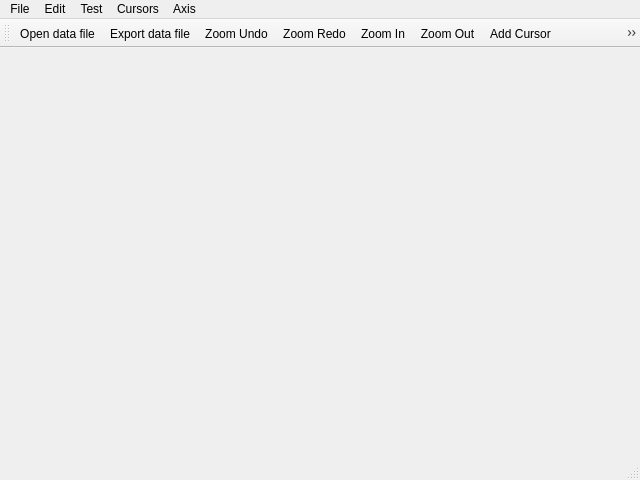
<?xml version="1.0" encoding="UTF-8"?>
<ui version="4.0">
 <class>MWPlot</class>
 <widget class="QMainWindow" name="MWPlot">
  <property name="geometry">
   <rect>
    <x>0</x>
    <y>0</y>
    <width>640</width>
    <height>480</height>
   </rect>
  </property>
  <property name="windowTitle">
   <string>MainWindow</string>
  </property>
  <widget class="WPlot" name="wplot"/>
  <widget class="QMenuBar" name="menubar">
   <property name="geometry">
    <rect>
     <x>0</x>
     <y>0</y>
     <width>640</width>
     <height>24</height>
    </rect>
   </property>
   <widget class="QMenu" name="menuFile">
    <property name="title">
     <string>File</string>
    </property>
    <addaction name="actionOpen_data_file"/>
    <addaction name="actionExport_data_file"/>
   </widget>
   <widget class="QMenu" name="menuEdit">
    <property name="title">
     <string>Edit</string>
    </property>
    <addaction name="actionZoom_Undo"/>
    <addaction name="actionZoom_Redo"/>
    <addaction name="actionZoom_In"/>
    <addaction name="actionZoom_Out"/>
   </widget>
   <widget class="QMenu" name="menuTest">
    <property name="title">
     <string>Test</string>
    </property>
    <addaction name="actionTest"/>
   </widget>
   <widget class="QMenu" name="menuCursors">
    <property name="title">
     <string>Cursors</string>
    </property>
    <addaction name="actionAdd"/>
    <addaction name="actionInfo_data"/>
   </widget>
   <widget class="QMenu" name="menuAxis">
    <property name="title">
     <string>Axis</string>
    </property>
    <addaction name="actionBottom_Left"/>
    <addaction name="actionTop_Right"/>
    <addaction name="separator"/>
    <addaction name="actionBottom"/>
    <addaction name="actionLeft"/>
    <addaction name="actionTop"/>
    <addaction name="actionRight"/>
   </widget>
   <addaction name="menuFile"/>
   <addaction name="menuEdit"/>
   <addaction name="menuTest"/>
   <addaction name="menuCursors"/>
   <addaction name="menuAxis"/>
  </widget>
  <widget class="QStatusBar" name="statusbar"/>
  <widget class="QToolBar" name="toolBar">
   <property name="windowTitle">
    <string>toolBar</string>
   </property>
   <attribute name="toolBarArea">
    <enum>TopToolBarArea</enum>
   </attribute>
   <attribute name="toolBarBreak">
    <bool>false</bool>
   </attribute>
   <addaction name="actionOpen_data_file"/>
   <addaction name="actionExport_data_file"/>
   <addaction name="actionZoom_Undo"/>
   <addaction name="actionZoom_Redo"/>
   <addaction name="actionZoom_In"/>
   <addaction name="actionZoom_Out"/>
   <addaction name="actionAdd"/>
   <addaction name="actionInfo_data"/>
   <addaction name="actionBottom_Left"/>
   <addaction name="actionTop_Right"/>
   <addaction name="actionTest"/>
  </widget>
  <action name="actionOpen_data_file">
   <property name="icon">
    <iconset resource="resource.qrc">
     <normaloff>:/png/open.png</normaloff>:/png/open.png</iconset>
   </property>
   <property name="text">
    <string>Open data file </string>
   </property>
   <property name="shortcut">
    <string>Ctrl+O</string>
   </property>
  </action>
  <action name="actionExport_data_file">
   <property name="icon">
    <iconset resource="resource.qrc">
     <normaloff>:/png/save.png</normaloff>:/png/save.png</iconset>
   </property>
   <property name="text">
    <string>Export data file</string>
   </property>
   <property name="shortcut">
    <string>Ctrl+S</string>
   </property>
  </action>
  <action name="actionZoom_Undo">
   <property name="icon">
    <iconset resource="resource.qrc">
     <normaloff>:/png/undo.png</normaloff>:/png/undo.png</iconset>
   </property>
   <property name="text">
    <string>Zoom Undo</string>
   </property>
   <property name="shortcut">
    <string>Ctrl+Z</string>
   </property>
  </action>
  <action name="actionZoom_Redo">
   <property name="icon">
    <iconset resource="resource.qrc">
     <normaloff>:/png/redo.png</normaloff>:/png/redo.png</iconset>
   </property>
   <property name="text">
    <string>Zoom Redo</string>
   </property>
   <property name="shortcut">
    <string>Ctrl+Shift+Z</string>
   </property>
  </action>
  <action name="actionTest">
   <property name="icon">
    <iconset resource="resource.qrc">
     <normaloff>:/png/question.png</normaloff>:/png/question.png</iconset>
   </property>
   <property name="text">
    <string>Test</string>
   </property>
  </action>
  <action name="actionAdd">
   <property name="icon">
    <iconset resource="resource.qrc">
     <normaloff>:/png/add.png</normaloff>:/png/add.png</iconset>
   </property>
   <property name="text">
    <string>Add Cursor</string>
   </property>
  </action>
  <action name="actionInfo_data">
   <property name="checkable">
    <bool>true</bool>
   </property>
   <property name="icon">
    <iconset resource="resource.qrc">
     <normaloff>:/png/cursorInfo.png</normaloff>:/png/cursorInfo.png</iconset>
   </property>
   <property name="text">
    <string>Data Values</string>
   </property>
   <property name="toolTip">
    <string>Visualize cursors data values</string>
   </property>
  </action>
  <action name="actionZoom_In">
   <property name="icon">
    <iconset resource="resource.qrc">
     <normaloff>:/png/zoom.png</normaloff>:/png/zoom.png</iconset>
   </property>
   <property name="text">
    <string>Zoom In</string>
   </property>
  </action>
  <action name="actionZoom_Out">
   <property name="icon">
    <iconset resource="resource.qrc">
     <normaloff>:/png/zoom-out.png</normaloff>:/png/zoom-out.png</iconset>
   </property>
   <property name="text">
    <string>Zoom Out</string>
   </property>
  </action>
  <action name="actionTop">
   <property name="checkable">
    <bool>true</bool>
   </property>
   <property name="text">
    <string>Top</string>
   </property>
  </action>
  <action name="actionRight">
   <property name="checkable">
    <bool>true</bool>
   </property>
   <property name="text">
    <string>Right</string>
   </property>
  </action>
  <action name="actionLeft">
   <property name="checkable">
    <bool>true</bool>
   </property>
   <property name="text">
    <string>Left</string>
   </property>
  </action>
  <action name="actionBottom">
   <property name="checkable">
    <bool>true</bool>
   </property>
   <property name="text">
    <string>Bottom</string>
   </property>
  </action>
  <action name="actionBottom_Left">
   <property name="checkable">
    <bool>true</bool>
   </property>
   <property name="icon">
    <iconset resource="resource.qrc">
     <normaloff>:/png/axis_bottom_left.png</normaloff>:/png/axis_bottom_left.png</iconset>
   </property>
   <property name="text">
    <string>Bottom-Left</string>
   </property>
   <property name="toolTip">
    <string>Show/hide Bottom-Left axies</string>
   </property>
  </action>
  <action name="actionTop_Right">
   <property name="checkable">
    <bool>true</bool>
   </property>
   <property name="icon">
    <iconset resource="resource.qrc">
     <normaloff>:/png/axis_top_right.png</normaloff>:/png/axis_top_right.png</iconset>
   </property>
   <property name="text">
    <string>Top-Right</string>
   </property>
   <property name="toolTip">
    <string>Show/hide Top-Right axies</string>
   </property>
  </action>
 </widget>
 <customwidgets>
  <customwidget>
   <class>WPlot</class>
   <extends>QWidget</extends>
   <header location="global">wplot.h</header>
   <container>1</container>
  </customwidget>
 </customwidgets>
 <resources>
  <include location="resource.qrc"/>
 </resources>
 <connections/>
</ui>
